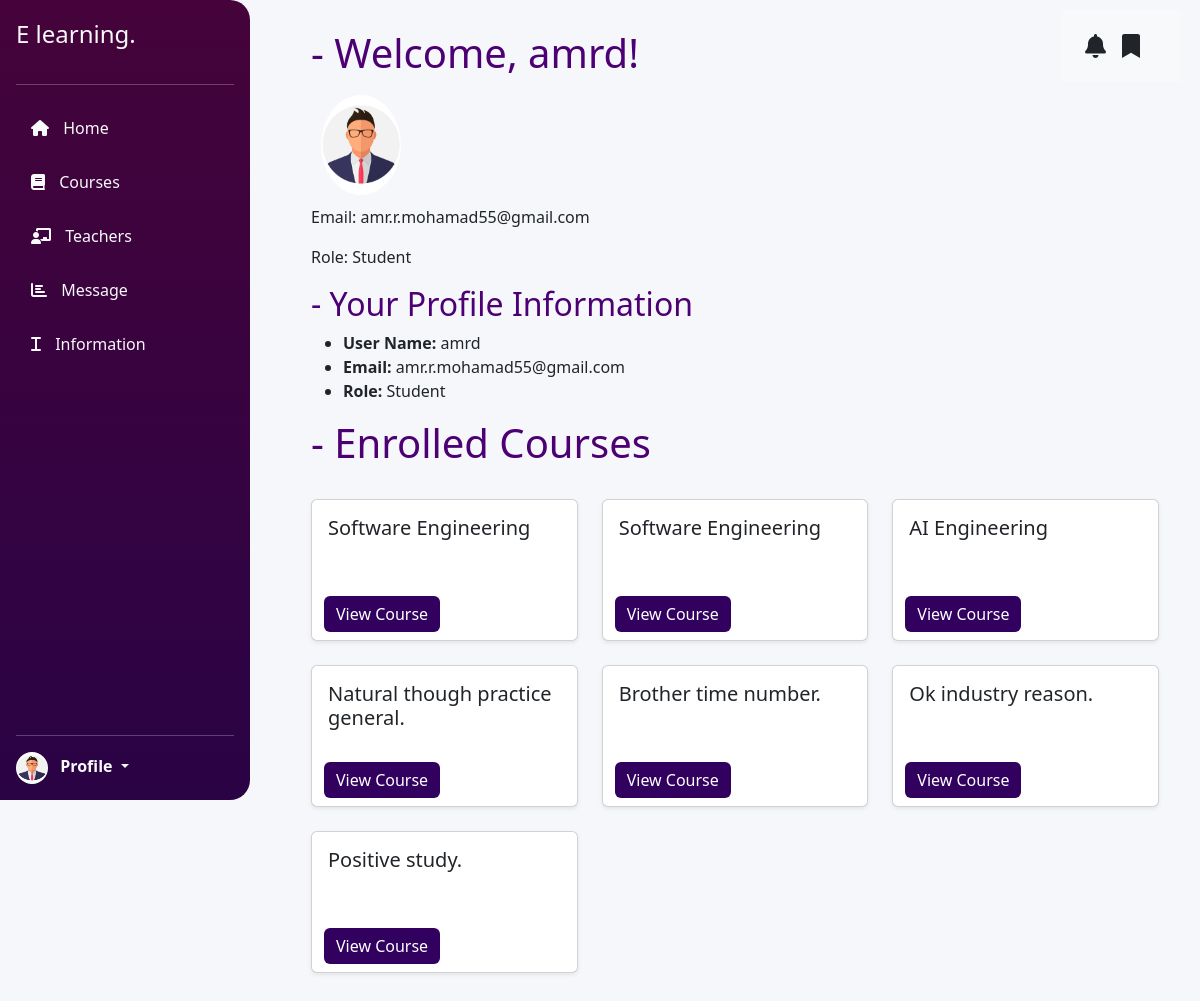
Page /profile/ (signed in) on the committed database.
### lms/models.py (models this page shows, shortened)
class UserProfile(models.Model):
    USER_TYPES = [
        ('teacher', 'Teacher'),
        ('student', 'Student'),
    ]
    user = models.OneToOneField(User, on_delete=models.CASCADE)
    user_type = models.CharField(max_length=10, choices=USER_TYPES)
    def is_teacher(self):
        return self.user_type == 'teacher'
    def is_student(self):
        return self.user_type == 'student'

class Enrollment(models.Model):
    student = models.ForeignKey(UserProfile, on_delete=models.CASCADE, limit_choices_to={'user_type': 'student'})
    course = models.ForeignKey(Course, on_delete=models.CASCADE)
    enrolled_at = models.DateTimeField(auto_now_add=True)

class Course(models.Model):
    title = models.CharField(max_length=100)
    description = models.TextField()
    created_by = models.ForeignKey(UserProfile, on_delete=models.CASCADE, limit_choices_to={'user_type': 'teacher'})
    video = models.FileField(upload_to='course_videos/', blank=True, null=True, default='course_videos/default.mp4')

### lms/views.py (the view)
# urls.py: path('profile/', user_profile_view, name='user_profile'),
@login_required
def user_profile_view(request):
    user_profile = get_object_or_404(UserProfile, user=request.user)
    created_courses = Course.objects.filter(created_by=user_profile)
    context = {
        'user_profile': user_profile,
        'created_courses': created_courses,
    }
    if user_profile.is_student():
        enrolled_courses = Enrollment.objects.filter(student=user_profile)
        available_courses = Course.objects.exclude(enrollment__student=user_profile)
        all_teachers = UserProfile.objects.filter(user_type='teacher')
        context = {
            'enrolled_courses': enrolled_courses,
            'available_courses': available_courses,
            'user_profile': user_profile,
            'all_teachers': all_teachers,
        }
    return render(request, 'user_profile.html', context)

### lms/templates/user_profile.html (shortened to what this page needs)
{% extends 'base.html' %}
{% block content %}
{% load static %}
<div class="content" style="margin-left: 140px; padding: 5px;">
    <div class="flex-grow-1 d-flex flex-column">
        <div class="d-flex justify-content-between align-items-center p-4 bg-light"
        style="position: absolute; top: 10px; right: 20px;">
            <div class="d-flex align-items-center">
                <i class="fas fa-bell me-3" style="font-size: 1.5rem; cursor: pointer;"
                    data-bs-toggle="offcanvas" data-bs-target="#notificationCanvas"
                    aria-controls="#notificationCanvas"></i>
                <i class="fas fa-bookmark me-3" style="font-size: 1.5rem; cursor: pointer;"
                    data-bs-toggle="offcanvas" data-bs-target="#savedItemsCanvas"
                    aria-controls="savedItemsCanvas"></i>
            </div>
        </div>
        <section class="p-4" style="animation: fadeIn 1s ease-in-out;">
            <h1 style="color: rgb(77, 0, 116);">- Welcome, {{ user_profile.user.username }}!</h1>
            <img src="{% static 'img/profile.jpg' %}" alt="Profile" width="100" height="120"
            class="rounded-circle" style="cursor: pointer; padding: 10px;">
            <p>Email: {{ user_profile.user.email }}</p>
            <p>Role: {{ user_profile.get_user_type_display }}</p>
            <h2 style="color: rgb(77, 0, 116);">- Your Profile Information</h2>
            <ul>
                <li><strong>User Name: </strong> {{ user_profile.user.username }}</li>
                <li><strong>Email: </strong> {{ user_profile.user.email }}</li>
                <li><strong>Role: </strong> {{ user_profile.get_user_type_display }}</li>
            </ul>
            {% if user_profile.is_teacher %}
            <h2 style="color: rgb(77, 0, 116);">- Created Courses:</h2>
            {% if created_courses %}
                <ul>
                    {% for course in created_courses %}
                    <li><strong>{{ course.title }}</strong></li>
                    {% endfor %}
                </ul>
            {% else %}
                <p>You haven't created any courses yet.</p>
            {% endif %}
            {% else %}
            <h1 style="color: rgb(77, 0, 116);">- Enrolled Courses</h1>
            <br>
            <div class="row">
                {% for enrollment in enrolled_courses %}
                <div class="col-md-4">
                    <div class="card mb-4 shadow-sm">
                        <div class="card-body" style="height: 140px;">
                            <h5 class="card-title">{{ enrollment.course.title }}</h5>
                            <br>
                            <a href="{% url 'view_course' enrollment.course.id %}" class="btn btn-success"
                                style="background-color: rgb(50, 1, 95); border: none; position: absolute; bottom: 8px; left: 12px;">View Course</a>
                        </div>
                    </div>
                </div>
                {% empty %}
                <p>You have not enrolled in any courses yet.</p>
                {% endfor %}
            </div>
            {% endif %}
        </section>
    </div>
</div>
{% endblock %}

### lms/static/css/teacher.css (style rules this page uses)
body { background-color: #f5f7fa; }
.content { margin-left: 260px; padding: 20px; }

### rows in the picture
UserProfile: user.username "amrd", user.email "amr.r.mohamad55@gmail.com", user_type "Student"
Enrollment: course "Software Engineering"
Enrollment: course "Software Engineering"
Enrollment: course "AI Engineering"
Enrollment: course "Natural though practice general."
Enrollment: course "Brother time number."
Enrollment: course "Ok industry reason."
Enrollment: course "Positive study."
